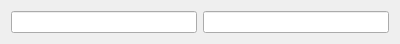
<?xml version="1.0" encoding="UTF-8"?>
<ui version="4.0">
 <class>MediationObserverView</class>
 <widget class="QWidget" name="MediationObserverView">
  <property name="geometry">
   <rect>
    <x>0</x>
    <y>0</y>
    <width>400</width>
    <height>38</height>
   </rect>
  </property>
  <property name="windowTitle">
   <string>Form</string>
  </property>
  <layout class="QHBoxLayout" name="horizontalLayout">
   <item>
    <widget class="QLineEdit" name="MediatorLineEdit">
     <property name="minimumSize">
      <size>
       <width>0</width>
       <height>0</height>
      </size>
     </property>
    </widget>
   </item>
   <item>
    <widget class="QLineEdit" name="ObserverLineEdit">
     <property name="minimumSize">
      <size>
       <width>0</width>
       <height>0</height>
      </size>
     </property>
    </widget>
   </item>
  </layout>
 </widget>
 <resources/>
 <connections/>
</ui>
